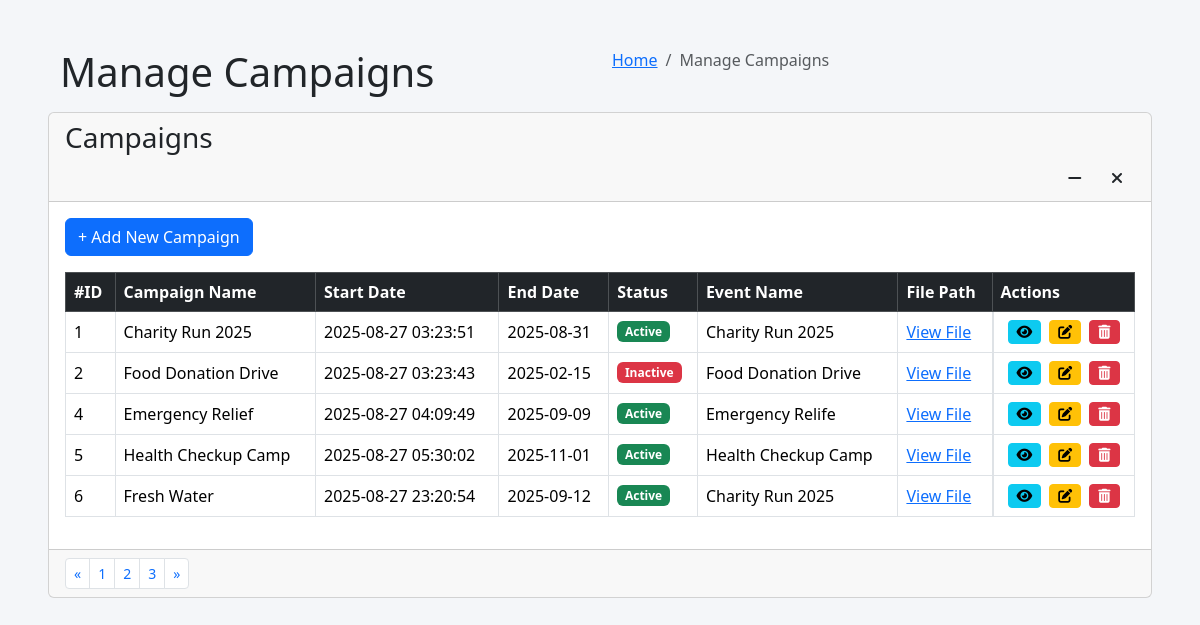
The page /pages/admin/campaigns/manage_campaigns.php on the database as committed earlier.
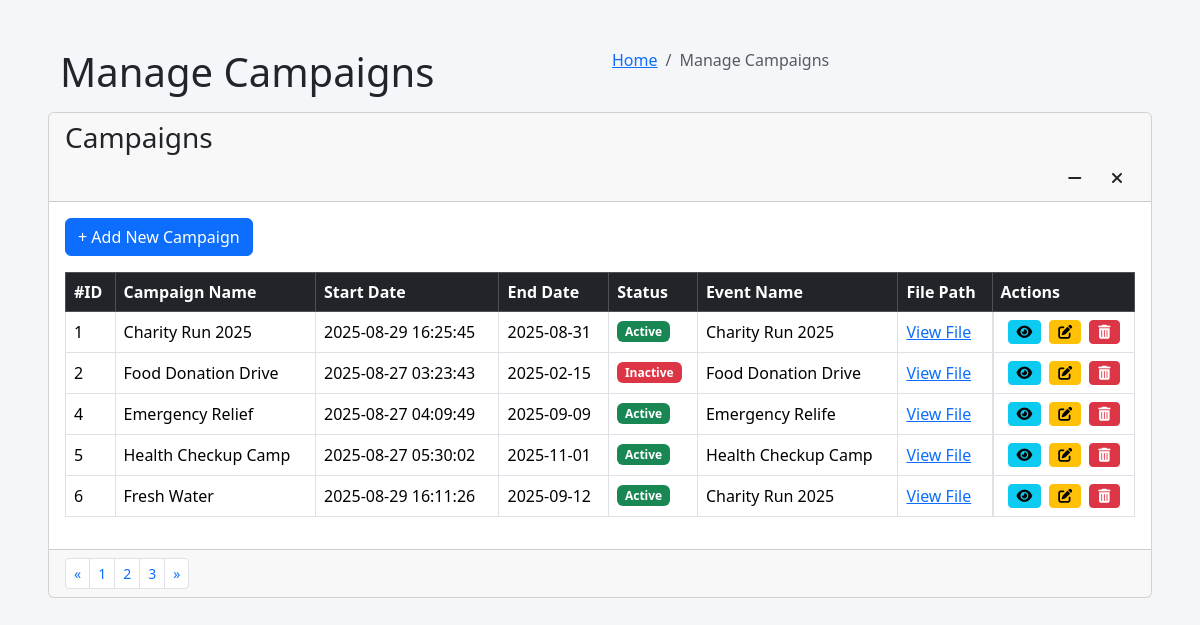
The same page on the database as committed later.
### tables this page shows
CREATE TABLE `campaigns` (
  `id` int(11) NOT NULL,
  `name` varchar(255) NOT NULL,
  `descriptions` varchar(400) NOT NULL,
  `goal_amount` int(11) DEFAULT NULL,
  `total_raised` int(11) NOT NULL,
  `start_date` timestamp NOT NULL DEFAULT current_timestamp() ON UPDATE current_timestamp(),
  `end_date` date DEFAULT NULL,
  `status` enum('Active','Inactive') NOT NULL DEFAULT 'Active',
  `event_id` int(11) DEFAULT NULL,
  `file_path` varchar(255) NOT NULL
);

CREATE TABLE `events` (
  `id` int(11) NOT NULL,
  `name` varchar(255) NOT NULL,
  `location` varchar(255) DEFAULT NULL,
  `descriptions` varchar(255) NOT NULL,
  `date` date DEFAULT NULL,
  `image_url` varchar(255) NOT NULL,
  `status` enum('Active','Inactive') NOT NULL DEFAULT 'Active'
);

### pages/admin/campaigns/manage_campaigns.php (the view, shortened to what the changed rows need)
<?php
include('config.php');
$campaignsTable = "campaigns";
$eventsTable = "events";
?>
<!DOCTYPE ahtml>
<html lang="en">
<head>
    <link href="https://cdn.jsdelivr.net/npm/bootstrap@5.3.3/dist/css/bootstrap.min.css" rel="stylesheet" xintegrity="sha384-QWTKZyjpPEjISv5WaRU9OFeRpok6YctnYmDr5pNlyT2bRjXh0JMhjY6hW+ALEwIH">
    <link href="https://cdnjs.cloudflare.com/ajax/libs/font-awesome/6.0.0-beta3/css/all.min.css" rel="stylesheet">
</head>
<body>
<div class="container-fluid p-5">
    <section class="content-header">
        <div class="container-fluid">
            <div class="row mb-2">
                <div class="col-sm-6">
                    <h1>Manage Campaigns</h1>
                </div>
            </div>
        </div>
    </section>
    <section class="content">
        <div class="card">
            <div class="card-body">
                <div class="table-responsive">
                    <table class="table table-bordered table-hover align-middle">
                        <thead class="table-dark">
                            <tr>
                                <th>#ID</th>
                                <th>Campaign Name</th>
                                <th>Start Date</th>
                                <th>End Date</th>
                                <th>Status</th>
                                <th>Event Name</th>
                                <th>File Path</th>
                                <th>Actions</th>
                            </tr>
                        </thead>
                        <tbody id="campaignTableBody">
                            <?php
                            if ($dms->connect_error) {
                                echo "<tr><td colspan='8' class='text-center text-danger'>Connection failed: " . $dms->connect_error . "</td></tr>";
                            } else {
                                $sql = "SELECT c.id, c.name, c.start_date, c.end_date, c.status, c.file_path, e.name AS event_name, c.event_id
                                        FROM $campaignsTable AS c
                                        LEFT JOIN $eventsTable AS e ON c.event_id = e.id";
                                $campaigns = $dms->query($sql);
                                if (!$campaigns) {
                                    echo "<tr><td colspan='8' class='text-center text-danger'>Query failed: " . $dms->error . "</td></tr>";
                                } else if ($campaigns->num_rows > 0) {
                                    while ($row = $campaigns->fetch_assoc()) {
                                        $statusMap = ['Active' => 'success', 'Inactive' => 'danger'];
                                        $badgeClass = $statusMap[$row['status']] ?? 'primary';
                                        $statusBadge = "<span class='badge bg-{$badgeClass}'>{$row['status']}</span>";
                                        $eventName = $row['event_name'] ?? 'N/A';
                                        $filePath = htmlspecialchars($row['file_path'] ?? 'N/A');
                                        $filePathLink = ($filePath !== 'N/A') ? "<a href='{$filePath}' target='_blank'>View File</a>" : "N/A";
                                        echo "<tr>
                                            <td>{$row['id']}</td>
                                            <td>{$row['name']}</td>
                                            <td>{$row['start_date']}</td>
                                            <td>{$row['end_date']}</td>
                                            <td>{$statusBadge}</td>
                                            <td>{$eventName}</td>
                                            <td>{$filePathLink}</td>
                                            <td class='d-flex justify-content-center align-items-center'>
                                                <button type='button' class='btn btn-info btn-sm view-btn me-2' data-bs-toggle='modal' data-bs-target='#viewCampaignModal'
                                                    data-id='{$row['id']}'
                                                    data-name='{$row['name']}'
                                                    data-start='{$row['start_date']}'
                                                    data-end='{$row['end_date']}'
                                                    data-status='{$row['status']}'
                                                    data-event-name='{$eventName}'
                                                    data-file-path='{$filePath}'
                                                    title='View Campaign'>
                                                    <i class='fas fa-eye'></i>
                                                </button>
                                                <button type='button' class='btn btn-warning btn-sm edit-btn me-2' data-bs-toggle='modal' data-bs-target='#campaignModal'
                                                    data-id='{$row['id']}'
                                                    data-name='{$row['name']}'
                                                    data-start='{$row['start_date']}'
                                                    data-end='{$row['end_date']}'
                                                    data-status='{$row['status']}'
                                                    data-event-id='{$row['event_id']}'
                                                    data-file-path='{$filePath}'
                                                    title='Edit Campaign'>
                                                    <i class='fas fa-edit'></i>
                                                </button>
                                                <button type='button' class='btn btn-danger btn-sm delete-btn' data-bs-toggle='modal' data-bs-target='#deleteConfirmModal' data-id='{$row['id']}' title='Delete Campaign'>
                                                    <i class='fas fa-trash-alt'></i>
                                                </button>
                                            </td>
                                        </tr>";
                                    }
                                } else {
                                    echo "<tr><td colspan='8' class='text-center'>No campaigns found.</td></tr>";
                                }
                            }
                            ?>
                        </tbody>
                    </table>
                </div>
            </div>
        </div>
    </section>
</div>
</body>
</html>

Rows that differ between the two databases and show on the page:
changed campaigns id 1: start_date "2025-08-27 03:23:51" → "2025-08-29 16:25:45"
changed campaigns "Fresh Water": start_date "2025-08-27 23:20:54" → "2025-08-29 16:11:26"
